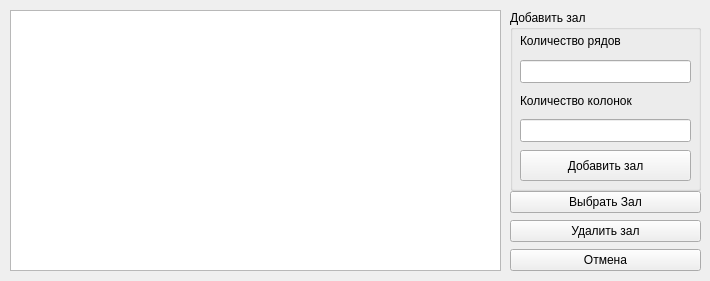
<?xml version="1.0" encoding="UTF-8"?>
<ui version="4.0">
 <class>rooms</class>
 <widget class="QWidget" name="rooms">
  <property name="geometry">
   <rect>
    <x>0</x>
    <y>0</y>
    <width>710</width>
    <height>281</height>
   </rect>
  </property>
  <property name="windowTitle">
   <string>Form</string>
  </property>
  <widget class="QGroupBox" name="groupBox">
   <property name="geometry">
    <rect>
     <x>510</x>
     <y>10</y>
     <width>191</width>
     <height>181</height>
    </rect>
   </property>
   <property name="title">
    <string>Добавить зал</string>
   </property>
   <widget class="QLineEdit" name="leRows">
    <property name="geometry">
     <rect>
      <x>10</x>
      <y>50</y>
      <width>171</width>
      <height>23</height>
     </rect>
    </property>
   </widget>
   <widget class="QLineEdit" name="leCols">
    <property name="geometry">
     <rect>
      <x>10</x>
      <y>109</y>
      <width>171</width>
      <height>23</height>
     </rect>
    </property>
   </widget>
   <widget class="QPushButton" name="pbInsert">
    <property name="geometry">
     <rect>
      <x>10</x>
      <y>140</y>
      <width>171</width>
      <height>31</height>
     </rect>
    </property>
    <property name="text">
     <string>Добавить зал</string>
    </property>
   </widget>
   <widget class="QLabel" name="label">
    <property name="geometry">
     <rect>
      <x>10</x>
      <y>80</y>
      <width>171</width>
      <height>21</height>
     </rect>
    </property>
    <property name="text">
     <string>Количество колонок</string>
    </property>
   </widget>
   <widget class="QLabel" name="label_2">
    <property name="geometry">
     <rect>
      <x>10</x>
      <y>20</y>
      <width>171</width>
      <height>21</height>
     </rect>
    </property>
    <property name="text">
     <string>Количество рядов</string>
    </property>
   </widget>
  </widget>
  <widget class="QTableWidget" name="tableWidget">
   <property name="geometry">
    <rect>
     <x>10</x>
     <y>10</y>
     <width>491</width>
     <height>261</height>
    </rect>
   </property>
  </widget>
  <widget class="QWidget" name="layoutWidget">
   <property name="geometry">
    <rect>
     <x>510</x>
     <y>190</y>
     <width>191</width>
     <height>83</height>
    </rect>
   </property>
   <layout class="QVBoxLayout" name="verticalLayout">
    <item>
     <widget class="QPushButton" name="pbChoose">
      <property name="text">
       <string>Выбрать Зал</string>
      </property>
     </widget>
    </item>
    <item>
     <widget class="QPushButton" name="pbDelete">
      <property name="text">
       <string>Удалить зал</string>
      </property>
     </widget>
    </item>
    <item>
     <widget class="QPushButton" name="pbExit">
      <property name="text">
       <string>Отмена</string>
      </property>
     </widget>
    </item>
   </layout>
  </widget>
 </widget>
 <resources/>
 <connections/>
</ui>
